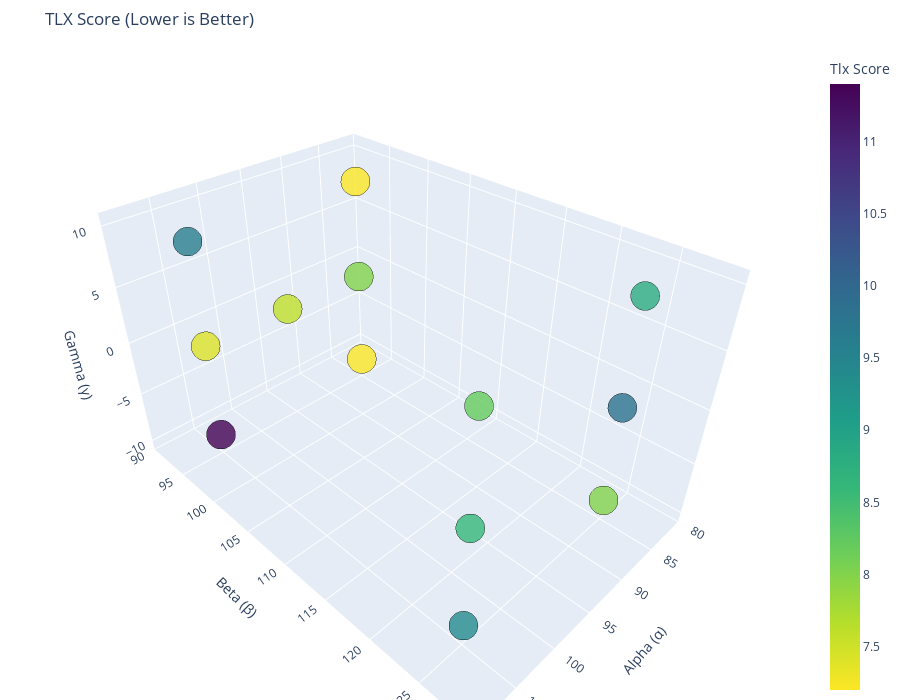
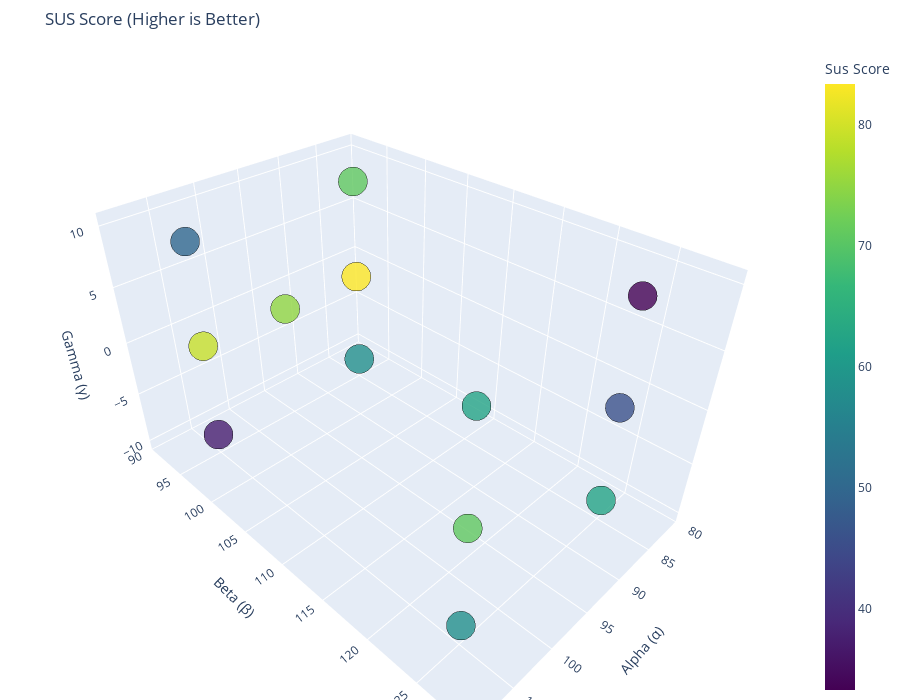
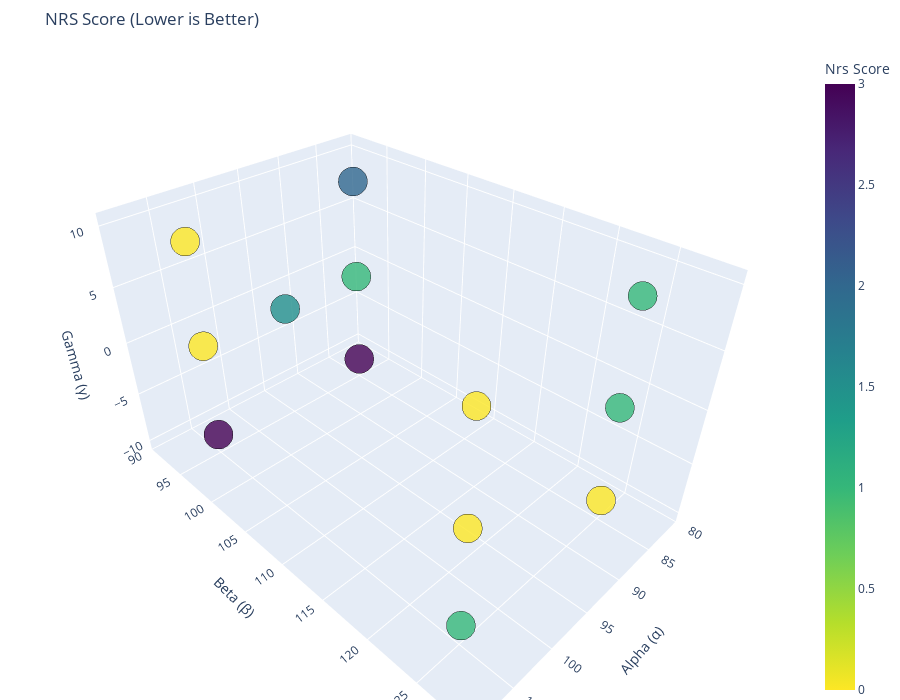
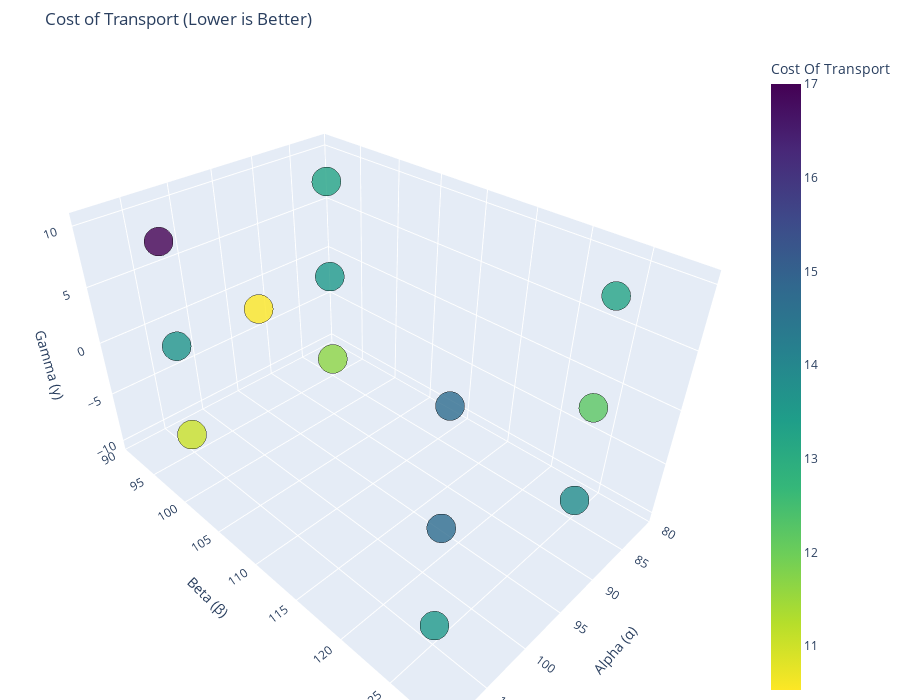

Notebook source saved alongside these figures, in order:
### Code cell
tlx_fig = create_3d_score_plot(MIH_27_full, 'tlx_score', 'TLX Score (Lower is Better)', reverse_scale=True)
sus_fig = create_3d_score_plot(MIH_27_full, 'sus_score', 'SUS Score (Higher is Better)', reverse_scale=False)
nrs_fig = create_3d_score_plot(MIH_27_full, 'nrs_score', 'NRS Score (Lower is Better)', reverse_scale=True)
instability_fig = create_3d_score_plot(MIH_27_full, 'step_variance', 'Step Variance (Lower is Better)', reverse_scale=True)
cost_of_transport_fig = create_3d_score_plot(MIH_27_full_merged, 'cost_of_transport', 'Cost of Transport (Lower is Better)', reverse_scale=True)
# Show plots
tlx_fig.show()
sus_fig.show()
nrs_fig.show()
cost_of_transport_fig.show()
instability_fig.show()

### Figure 1 — Plotly figure (JSON) as saved in the notebook; plotly's stock layout.template omitted (floating-point values rounded to 4 significant figures)
{"data": [{"hovertemplate": "%{text}<extra></extra>", "marker": {"color": [7.2, 8.0, 7.2, 8.0, 9.8, 8.8, 7.6, 11.4, 7.4, 9.6, 9.4, 8.6, 8.2], "colorbar": {"title": {"text": "Tlx Score"}}, "colorscale": [[0, "#fde725"], [0.1111, "#b5de2b"], [0.2222, "#6ece58"], [0.3333, "#35b779"], [0.4444, "#1f9e89"], [0.5556, "#26828e"], [0.6667, "#31688e"], [0.7778, "#3e4989"], [0.8889, "#482878"], [1, "#440154"]], "line": {"color": "black", "width": 2}, "opacity": 0.8, "size": 10}, "mode": "markers", "text": ["α=85.0, β=95.0, γ=-9.0<br>tlx_score=7.20", "α=85.0, β=95.0, γ=0.0<br>tlx_score=8.00", "α=85.0, β=95.0, γ=9.0<br>tlx_score=7.20", "α=85.0, β=125.0, γ=-9.0<br>tlx_score=8.00", "α=85.0, β=125.0, γ=0.0<br>tlx_score=9.80", "α=85.0, β=125.0, γ=9.0<br>tlx_score=8.80", "α=95.0, β=95.0, γ=0.0<br>tlx_score=7.60", "α=105.0, β=95.0, γ=-9.0<br>tlx_score=11.40", "α=105.0, β=95.0, γ=0.0<br>tlx_score=7.40", "α=105.0, β=95.0, γ=9.0<br>tlx_score=9.60", "α=105.0, β=125.0, γ=-9.0<br>tlx_score=9.40", "α=105.0, β=125.0, γ=0.0<br>tlx_score=8.60", "α=105.0, β=125.0, γ=9.0<br>tlx_score=8.20"], "type": "scatter3d", "x": [85.0, 85.0, 85.0, 85.0, 85.0, 85.0, 95.0, 105.0, 105.0, 105.0, 105.0, 105.0, 105.0], "y": [95.0, 95.0, 95.0, 125.0, 125.0, 125.0, 95.0, 95.0, 95.0, 95.0, 125.0, 125.0, 125.0], "z": [-9.0, 0.0, 9.0, -9.0, 0.0, 9.0, 0.0, -9.0, 0.0, 9.0, -9.0, 0.0, 9.0]}], "layout": {"height": 700, "margin": {"b": 0, "l": 0, "r": 0, "t": 50}, "scene": {"xaxis": {"range": [80, 110], "title": {"text": "Alpha (α)"}}, "yaxis": {"range": [90, 130], "title": {"text": "Beta (β)"}}, "zaxis": {"range": [-11, 11], "title": {"text": "Gamma (γ)"}}}, "title": {"text": "TLX Score (Lower is Better)"}, "width": 900}}

### Figure 2 — Plotly figure (JSON) as saved in the notebook; plotly's stock layout.template omitted (floating-point values rounded to 4 significant figures)
{"data": [{"hovertemplate": "%{text}<extra></extra>", "marker": {"color": [58.33, 83.33, 70.83, 62.5, 45.83, 33.33, 75.0, 37.5, 79.17, 50.0, 58.33, 70.83, 62.5], "colorbar": {"title": {"text": "Sus Score"}}, "colorscale": [[0, "#440154"], [0.1111, "#482878"], [0.2222, "#3e4989"], [0.3333, "#31688e"], [0.4444, "#26828e"], [0.5556, "#1f9e89"], [0.6667, "#35b779"], [0.7778, "#6ece58"], [0.8889, "#b5de2b"], [1, "#fde725"]], "line": {"color": "black", "width": 2}, "opacity": 0.8, "size": 10}, "mode": "markers", "text": ["α=85.0, β=95.0, γ=-9.0<br>sus_score=58.33", "α=85.0, β=95.0, γ=0.0<br>sus_score=83.33", "α=85.0, β=95.0, γ=9.0<br>sus_score=70.83", "α=85.0, β=125.0, γ=-9.0<br>sus_score=62.50", "α=85.0, β=125.0, γ=0.0<br>sus_score=45.83", "α=85.0, β=125.0, γ=9.0<br>sus_score=33.33", "α=95.0, β=95.0, γ=0.0<br>sus_score=75.00", "α=105.0, β=95.0, γ=-9.0<br>sus_score=37.50", "α=105.0, β=95.0, γ=0.0<br>sus_score=79.17", "α=105.0, β=95.0, γ=9.0<br>sus_score=50.00", "α=105.0, β=125.0, γ=-9.0<br>sus_score=58.33", "α=105.0, β=125.0, γ=0.0<br>sus_score=70.83", "α=105.0, β=125.0, γ=9.0<br>sus_score=62.50"], "type": "scatter3d", "x": [85.0, 85.0, 85.0, 85.0, 85.0, 85.0, 95.0, 105.0, 105.0, 105.0, 105.0, 105.0, 105.0], "y": [95.0, 95.0, 95.0, 125.0, 125.0, 125.0, 95.0, 95.0, 95.0, 95.0, 125.0, 125.0, 125.0], "z": [-9.0, 0.0, 9.0, -9.0, 0.0, 9.0, 0.0, -9.0, 0.0, 9.0, -9.0, 0.0, 9.0]}], "layout": {"height": 700, "margin": {"b": 0, "l": 0, "r": 0, "t": 50}, "scene": {"xaxis": {"range": [80, 110], "title": {"text": "Alpha (α)"}}, "yaxis": {"range": [90, 130], "title": {"text": "Beta (β)"}}, "zaxis": {"range": [-11, 11], "title": {"text": "Gamma (γ)"}}}, "title": {"text": "SUS Score (Higher is Better)"}, "width": 900}}

### Figure 3 — Plotly figure (JSON) as saved in the notebook; plotly's stock layout.template omitted (floating-point values rounded to 4 significant figures)
{"data": [{"hovertemplate": "%{text}<extra></extra>", "marker": {"color": [3.0, 1.0, 2.0, 0.0, 1.0, 1.0, 1.5, 3.0, 0.0, 0.0, 1.0, 0.0, 0.0], "colorbar": {"title": {"text": "Nrs Score"}}, "colorscale": [[0, "#fde725"], [0.1111, "#b5de2b"], [0.2222, "#6ece58"], [0.3333, "#35b779"], [0.4444, "#1f9e89"], [0.5556, "#26828e"], [0.6667, "#31688e"], [0.7778, "#3e4989"], [0.8889, "#482878"], [1, "#440154"]], "line": {"color": "black", "width": 2}, "opacity": 0.8, "size": 10}, "mode": "markers", "text": ["α=85.0, β=95.0, γ=-9.0<br>nrs_score=3.00", "α=85.0, β=95.0, γ=0.0<br>nrs_score=1.00", "α=85.0, β=95.0, γ=9.0<br>nrs_score=2.00", "α=85.0, β=125.0, γ=-9.0<br>nrs_score=0.00", "α=85.0, β=125.0, γ=0.0<br>nrs_score=1.00", "α=85.0, β=125.0, γ=9.0<br>nrs_score=1.00", "α=95.0, β=95.0, γ=0.0<br>nrs_score=1.50", "α=105.0, β=95.0, γ=-9.0<br>nrs_score=3.00", "α=105.0, β=95.0, γ=0.0<br>nrs_score=0.00", "α=105.0, β=95.0, γ=9.0<br>nrs_score=0.00", "α=105.0, β=125.0, γ=-9.0<br>nrs_score=1.00", "α=105.0, β=125.0, γ=0.0<br>nrs_score=0.00", "α=105.0, β=125.0, γ=9.0<br>nrs_score=0.00"], "type": "scatter3d", "x": [85.0, 85.0, 85.0, 85.0, 85.0, 85.0, 95.0, 105.0, 105.0, 105.0, 105.0, 105.0, 105.0], "y": [95.0, 95.0, 95.0, 125.0, 125.0, 125.0, 95.0, 95.0, 95.0, 95.0, 125.0, 125.0, 125.0], "z": [-9.0, 0.0, 9.0, -9.0, 0.0, 9.0, 0.0, -9.0, 0.0, 9.0, -9.0, 0.0, 9.0]}], "layout": {"height": 700, "margin": {"b": 0, "l": 0, "r": 0, "t": 50}, "scene": {"xaxis": {"range": [80, 110], "title": {"text": "Alpha (α)"}}, "yaxis": {"range": [90, 130], "title": {"text": "Beta (β)"}}, "zaxis": {"range": [-11, 11], "title": {"text": "Gamma (γ)"}}}, "title": {"text": "NRS Score (Lower is Better)"}, "width": 900}}

### Figure 4 — Plotly figure (JSON) as saved in the notebook; plotly's stock layout.template omitted (floating-point values rounded to 4 significant figures)
{"data": [{"hovertemplate": "%{text}<extra></extra>", "marker": {"color": [11.65, 13.52, 13.24, 13.83, 12.19, 13.24, 10.53, 11.04, 13.66, 17.0, 13.51, 14.7, 14.71], "colorbar": {"title": {"text": "Cost Of Transport"}}, "colorscale": [[0, "#fde725"], [0.1111, "#b5de2b"], [0.2222, "#6ece58"], [0.3333, "#35b779"], [0.4444, "#1f9e89"], [0.5556, "#26828e"], [0.6667, "#31688e"], [0.7778, "#3e4989"], [0.8889, "#482878"], [1, "#440154"]], "line": {"color": "black", "width": 2}, "opacity": 0.8, "size": 10}, "mode": "markers", "text": ["α=85.0, β=95.0, γ=-9.0<br>cost_of_transport=11.65", "α=85.0, β=95.0, γ=0.0<br>cost_of_transport=13.52", "α=85.0, β=95.0, γ=9.0<br>cost_of_transport=13.24", "α=85.0, β=125.0, γ=-9.0<br>cost_of_transport=13.83", "α=85.0, β=125.0, γ=0.0<br>cost_of_transport=12.19", "α=85.0, β=125.0, γ=9.0<br>cost_of_transport=13.24", "α=95.0, β=95.0, γ=0.0<br>cost_of_transport=10.53", "α=105.0, β=95.0, γ=-9.0<br>cost_of_transport=11.04", "α=105.0, β=95.0, γ=0.0<br>cost_of_transport=13.66", "α=105.0, β=95.0, γ=9.0<br>cost_of_transport=17.00", "α=105.0, β=125.0, γ=-9.0<br>cost_of_transport=13.51", "α=105.0, β=125.0, γ=0.0<br>cost_of_transport=14.70", "α=105.0, β=125.0, γ=9.0<br>cost_of_transport=14.71"], "type": "scatter3d", "x": [85.0, 85.0, 85.0, 85.0, 85.0, 85.0, 95.0, 105.0, 105.0, 105.0, 105.0, 105.0, 105.0], "y": [95.0, 95.0, 95.0, 125.0, 125.0, 125.0, 95.0, 95.0, 95.0, 95.0, 125.0, 125.0, 125.0], "z": [-9.0, 0.0, 9.0, -9.0, 0.0, 9.0, 0.0, -9.0, 0.0, 9.0, -9.0, 0.0, 9.0]}], "layout": {"height": 700, "margin": {"b": 0, "l": 0, "r": 0, "t": 50}, "scene": {"xaxis": {"range": [80, 110], "title": {"text": "Alpha (α)"}}, "yaxis": {"range": [90, 130], "title": {"text": "Beta (β)"}}, "zaxis": {"range": [-11, 11], "title": {"text": "Gamma (γ)"}}}, "title": {"text": "Cost of Transport (Lower is Better)"}, "width": 900}}
